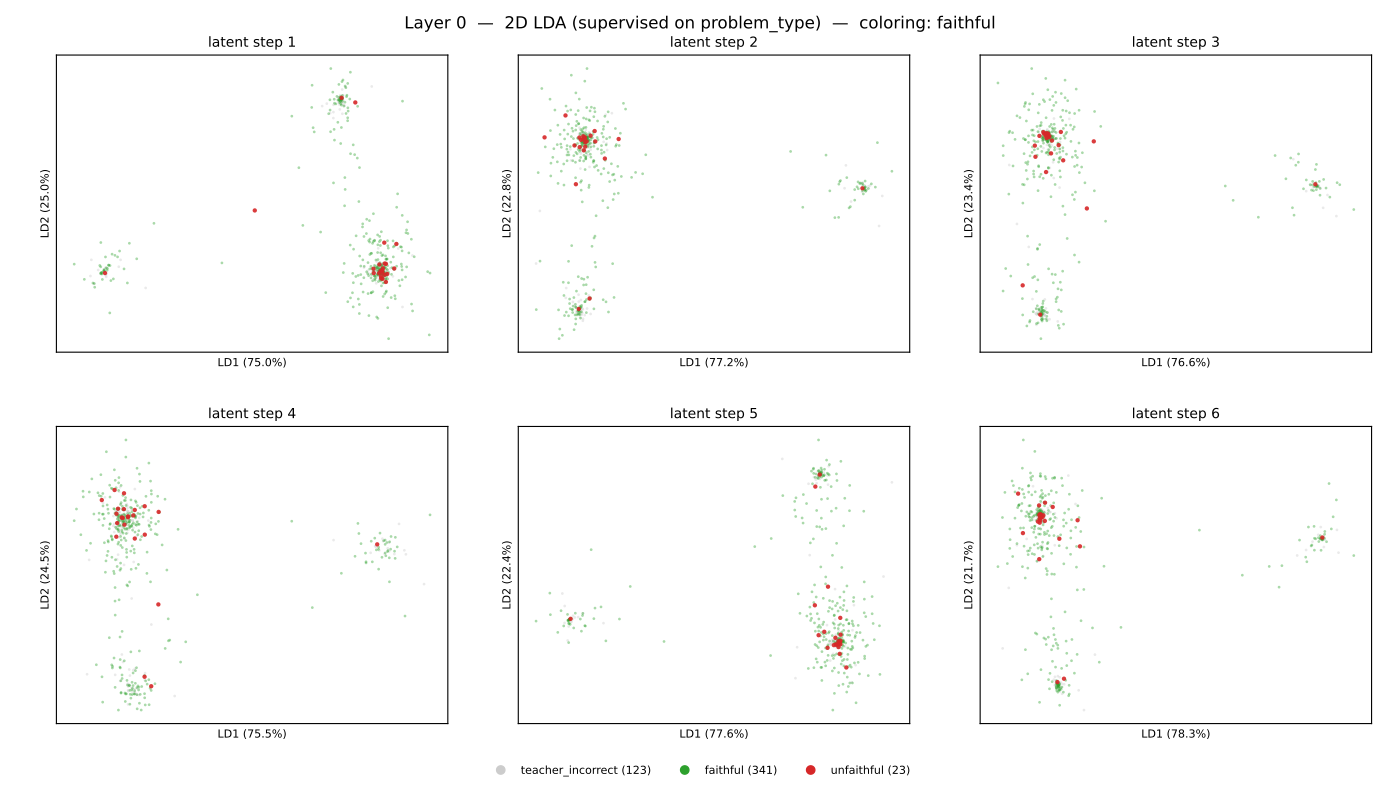

Write the Python code that produced this figure.
"""Per-(layer, latent-step) 2D LDA of student activations on SVAMP, where the
two projected axes are chosen to maximize separation between the four SVAMP
problem types (Subtraction / Addition / Common-Division / Multiplication).
Same coloring schemes and slide ordering as pca_slideshow.py.

LDA is supervised on problem_type. The faithful/magnitude/plain colorings
re-use those same directions to ask whether problem-type-discriminating axes
also happen to separate other labels.

Layout (one slide per page, 6 subplots per slide):
  - one slide per layer, plain                  (17 slides)
  - one slide per layer, faithful/unfaithful    (17 slides)
  - one slide per layer, problem type           (17 slides)
  - one slide per layer, magnitude bucket       (17 slides)
Total: 68 slides.
"""

from __future__ import annotations

import json
from collections import Counter
from pathlib import Path

import matplotlib.pyplot as plt
import numpy as np
import torch
from datasets import concatenate_datasets, load_dataset
from matplotlib.backends.backend_pdf import PdfPages
from matplotlib.lines import Line2D
from sklearn.discriminant_analysis import LinearDiscriminantAnalysis


REPO = Path(__file__).resolve().parent.parent.parent
ACTS_PATH = REPO / "inference" / "runs" / "svamp_student" / "activations.pt"
RESULTS_PATH = REPO / "inference" / "runs" / "svamp_teacher" / "results.json"
JUDGED_PATH = REPO.parent / "cf-datasets" / "svamp_judged.json"
OUT_PDF = REPO / "visualizations-student-correct" / "sc-v2-C" / "lda_slideshow.pdf"

PROBLEM_TYPE_COLORS = {
    "Subtraction": "#1f77b4",
    "Addition": "#ff7f0e",
    "Common-Division": "#2ca02c",
    "Multiplication": "#d62728",
}
FAITHFUL_COLORS = {
    "faithful": "#2ca02c",
    "unfaithful": "#d62728",
    "teacher_incorrect": "#cccccc",
}
MAG_BUCKETS = ["<10", "10-99", "100-999", "1000+"]
MAG_COLORS = {
    "<10": "#440154",
    "10-99": "#3b528b",
    "100-999": "#21918c",
    "1000+": "#fde725",
}


def bucket_magnitude(ans: np.ndarray) -> np.ndarray:
    out = np.empty(len(ans), dtype=object)
    out[ans < 10] = "<10"
    out[(ans >= 10) & (ans < 100)] = "10-99"
    out[(ans >= 100) & (ans < 1000)] = "100-999"
    out[ans >= 1000] = "1000+"
    return out


def load_metadata() -> dict:
    print("loading metadata", flush=True)
    ds = load_dataset("ChilleD/SVAMP")
    full = concatenate_datasets([ds["train"], ds["test"]])
    types = [t.replace("Common-Divison", "Common-Division") for t in full["Type"]]
    answers = np.array(
        [float(str(a).replace(",", "")) for a in full["Answer"]], dtype=np.float64
    )
    teacher = json.load(open(RESULTS_PATH))
    judged = json.load(open(JUDGED_PATH))
    label_by_idx = {j["idx"]: j["label"] for j in judged}
    faithful = [
        label_by_idx[t["idx"]] if t["idx"] in label_by_idx else "teacher_incorrect"
        for t in teacher
    ]
    return {
        "n": len(types),
        "problem_type": np.array(types),
        "answer": answers,
        "faithful": np.array(faithful),
        "magnitude": bucket_magnitude(answers),
    }


def load_activations() -> np.ndarray:
    print(f"loading activations from {ACTS_PATH}", flush=True)
    t = torch.load(ACTS_PATH, map_location="cpu", weights_only=True)
    a = t.float().numpy()  # (N, latent_steps, layers+1, hidden)
    print(f"  shape={a.shape}  bytes={a.nbytes/1e9:.2f} GB", flush=True)
    return a


def fit_all_lda_2d(
    acts: np.ndarray, problem_type: np.ndarray
) -> tuple[np.ndarray, np.ndarray]:
    """Return projected coords (L, S, N, 2) and var-ratio (L, S, 2)."""
    N, S, L, _H = acts.shape
    out = np.empty((L, S, N, 2), dtype=np.float32)
    var_ratio = np.empty((L, S, 2), dtype=np.float32)
    print(
        f"fitting {L*S} LDAs (2D, supervised on problem_type, "
        f"per layer × per latent step)",
        flush=True,
    )
    for layer in range(L):
        for step in range(S):
            X = acts[:, step, layer, :]
            lda = LinearDiscriminantAnalysis(n_components=2, solver="svd")
            out[layer, step] = lda.fit_transform(X, problem_type)
            var_ratio[layer, step] = lda.explained_variance_ratio_[:2]
        print(f"  layer {layer}/{L-1} done", flush=True)
    return out, var_ratio


def render_slide(
    pdf: PdfPages,
    layer: int,
    proj_for_layer: np.ndarray,  # (S, N, 2)
    var_for_layer: np.ndarray,  # (S, 2)
    coloring: str,
    meta: dict,
):
    S = proj_for_layer.shape[0]
    fig, axes = plt.subplots(2, 3, figsize=(14, 7.875))
    fig.suptitle(
        f"Layer {layer}  —  2D LDA (supervised on problem_type)  —  coloring: {coloring}",
        fontsize=12,
    )
    legend_proxies: list[Line2D] = []
    for s, ax in enumerate(axes.ravel()):
        if s >= S:
            ax.axis("off")
            continue
        xy = proj_for_layer[s]

        if coloring == "plain":
            ax.scatter(xy[:, 0], xy[:, 1], s=4, c="#3357aa", alpha=0.5, linewidths=0)

        elif coloring == "faithful":
            order = ["teacher_incorrect", "faithful", "unfaithful"]  # rare on top
            for cls in order:
                mask = meta["faithful"] == cls
                ax.scatter(
                    xy[mask, 0], xy[mask, 1],
                    s=10 if cls == "unfaithful" else 4,
                    c=FAITHFUL_COLORS[cls],
                    alpha=0.9 if cls == "unfaithful" else 0.4,
                    linewidths=0,
                )
            if s == 0:
                for cls in order:
                    n = (meta["faithful"] == cls).sum()
                    legend_proxies.append(
                        Line2D([0], [0], marker="o", linestyle="",
                               color=FAITHFUL_COLORS[cls], label=f"{cls} ({n})")
                    )

        elif coloring == "problem_type":
            for cls, color in PROBLEM_TYPE_COLORS.items():
                mask = meta["problem_type"] == cls
                ax.scatter(
                    xy[mask, 0], xy[mask, 1],
                    s=4, c=color, alpha=0.55, linewidths=0,
                )
            if s == 0:
                for cls, color in PROBLEM_TYPE_COLORS.items():
                    n = (meta["problem_type"] == cls).sum()
                    legend_proxies.append(
                        Line2D([0], [0], marker="o", linestyle="",
                               color=color, label=f"{cls} ({n})")
                    )

        elif coloring == "magnitude":
            for cls in MAG_BUCKETS:
                mask = meta["magnitude"] == cls
                ax.scatter(
                    xy[mask, 0], xy[mask, 1],
                    s=4, c=MAG_COLORS[cls], alpha=0.6, linewidths=0,
                )
            if s == 0:
                for cls in MAG_BUCKETS:
                    n = (meta["magnitude"] == cls).sum()
                    legend_proxies.append(
                        Line2D([0], [0], marker="o", linestyle="",
                               color=MAG_COLORS[cls], label=f"{cls} ({n})")
                    )
        else:
            raise ValueError(coloring)

        ax.set_title(f"latent step {s+1}", fontsize=10)
        ax.set_xticks([])
        ax.set_yticks([])
        ax.set_xlabel(f"LD1 ({var_for_layer[s, 0]*100:.1f}%)", fontsize=8)
        ax.set_ylabel(f"LD2 ({var_for_layer[s, 1]*100:.1f}%)", fontsize=8)

    if legend_proxies:
        fig.legend(
            handles=legend_proxies,
            loc="lower center",
            ncol=len(legend_proxies),
            fontsize=8,
            frameon=False,
            bbox_to_anchor=(0.5, 0.0),
        )
    fig.subplots_adjust(top=0.93, bottom=0.08, left=0.04, right=0.98, wspace=0.18, hspace=0.25)
    pdf.savefig(fig, dpi=140)
    plt.close(fig)


def main():
    meta = load_metadata()
    acts = load_activations()

    # Filter to student-correct.
    sr = json.load(open(REPO / "inference/runs/svamp_student/results.json"))
    mask = np.array([r["correct"] for r in sr], dtype=bool)
    print(f"filtering to student-correct: {int(mask.sum())}/{len(mask)} kept", flush=True)
    acts = acts[mask]
    for k in ("problem_type", "answer", "faithful", "magnitude"):
        meta[k] = meta[k][mask]
    meta["n"] = int(mask.sum())
    # === Option C: drop Common-Division ===
    cd_keep = meta["problem_type"] != "Common-Division"
    print(f"dropping Common-Division: {int((~cd_keep).sum())} removed -> N={int(cd_keep.sum())}", flush=True)
    acts = acts[cd_keep]
    for k in ("problem_type", "answer", "faithful", "magnitude"):
        meta[k] = meta[k][cd_keep]
    meta["n"] = int(cd_keep.sum())

    print(
        "labels (student-correct only): faithful=", dict(Counter(meta["faithful"])),
        " | type=", dict(Counter(meta["problem_type"])),
        " | mag=", dict(Counter(meta["magnitude"])),
        flush=True,
    )

    proj_all, var_all = fit_all_lda_2d(acts, meta["problem_type"])
    L = proj_all.shape[0]

    print(f"writing {OUT_PDF}", flush=True)
    OUT_PDF.parent.mkdir(parents=True, exist_ok=True)
    with PdfPages(OUT_PDF) as pdf:
        for coloring in ["faithful", "problem_type"]:
            print(f"  coloring: {coloring}", flush=True)
            for layer in range(L):
                render_slide(pdf, layer, proj_all[layer], var_all[layer], coloring, meta)
    print(f"done -> {OUT_PDF}  ({OUT_PDF.stat().st_size/1e6:.1f} MB)")


if __name__ == "__main__":
    main()
